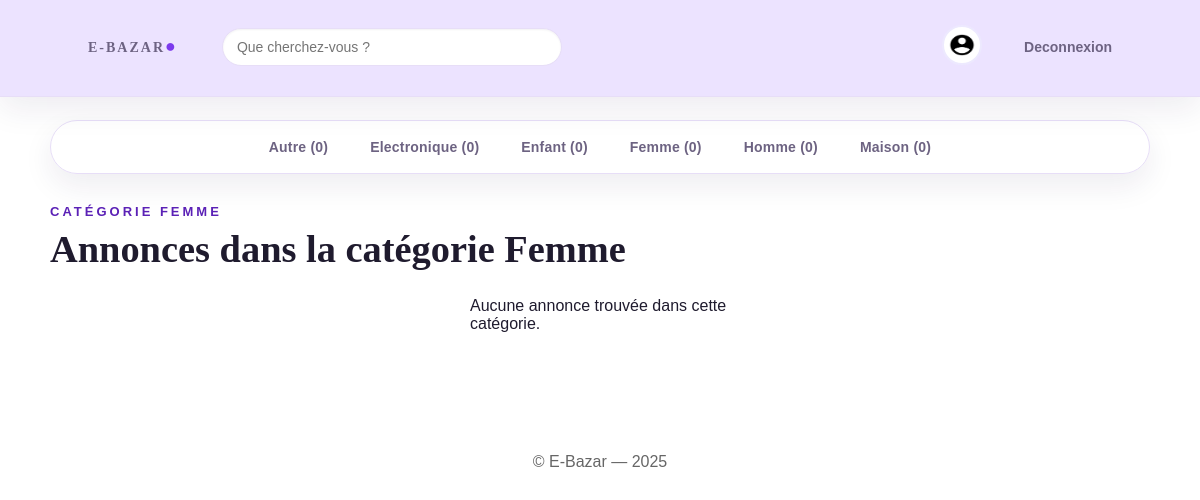
/index.php?id=2 (signed in), run on the app's committed database.
### tables this page shows
CREATE TABLE categories (
    id INT AUTO_INCREMENT PRIMARY KEY,
    nom VARCHAR(100) NOT NULL UNIQUE,
    date_creation DATETIME NOT NULL DEFAULT CURRENT_TIMESTAMP
);

### controllers/index.php (called while the page is built, shortened)
<?php
require_once '../models/annonce.php';
class index {
    private $annonceModel;
    public function __construct($pdo) {
        $this->annonceModel = new Annonce($pdo);
    }
    public function index() {
        $current_user_id = $_SESSION['id'] ?? null;
        $categorie_id = isset($_GET['id']) && is_numeric($_GET['id']) ? (int)$_GET['id'] : null;
        $page = isset($_GET['page']) && is_numeric($_GET['page']) ? max(1,(int)$_GET['page']) : 1;
        $annonces_par_page = 10;
        $annonces = $this->annonceModel->getAnnonces($current_user_id, $categorie_id, $page, $annonces_par_page);
        $categories_nav = $this->annonceModel->getCategories($current_user_id);
        $titre_section = "Les dernières annonces mises en ligne";
        $sous_titre = "Nouveautés";
        if ($categorie_id) {
            $nom_categorie = $this->annonceModel->getCategorieNom($categorie_id);
            if ($nom_categorie) {
                $titre_section = "Annonces dans la catégorie " . $nom_categorie;
                $sous_titre = "Catégorie " . $nom_categorie;
            }
        }
        require_once '../views/index.php';
    }
}

### public/index.php (called while the page is built)
<?php
require_once '../config/config.php';
require_once '../controllers/index.php';
$controller = new index($pdo);
$controller->index();

### models/annonce.php (called while the page is built, shortened)
<?php
class annonce
{
    private $pdo;
    public function __construct($pdo)
    {
        $this->pdo = $pdo;
    }
    public function getCategories($current_user_id = null) {
        $user_exclusion = $current_user_id ? " AND a.vendeur_id != {$current_user_id}" : "";
        $sql = "
            SELECT c.id, c.nom, COUNT(a.id) AS nombre_annonces
            FROM categories c
            LEFT JOIN annonces a ON a.categorie_id = c.id AND a.statut = 'EN_VENTE' {$user_exclusion}
            GROUP BY c.id, c.nom
            ORDER BY c.nom ASC
        ";
        return $this->pdo->query($sql)->fetchAll(PDO::FETCH_ASSOC);
    }
    public function getCategorieNom($categorie_id) {
        $stmt = $this->pdo->prepare("SELECT nom FROM categories WHERE id = ?");
        $stmt->execute([$categorie_id]);
        $row = $stmt->fetch(PDO::FETCH_ASSOC);
        return $row ? htmlspecialchars($row['nom']) : null;
    }
}

### views/index.php (the view, shortened to what this page needs)
<!DOCTYPE html>
<html lang="fr">
<head>
<link rel="stylesheet" href="css/accuill.css?v=99">
<link rel="stylesheet" href="css/header.css">
</head>
<body>
<header class="navbar">
    <div class="logo">
        <a href="index.php"><span>E-Bazar</span><span class="dot">●</span></a>
        <input type="text" id="barre-recherche" placeholder="Que cherchez-vous ?">
    </div>
    <div>
        <?php if (!isset($_SESSION['id'])): ?>
            <a href="connexion.php"><strong>Se connecter</strong></a>
            <a href="inscription.php" class="btn-outline">S'inscrire</a>
        <?php else: ?>
            <a href="profil.php"><button class="icon"><img src="image/comptenoir.png" alt="Compte"></button></a>
            <a href="deconnexion.php">Deconnexion</a>
        <?php endif; ?>
    </div>
</header>
<nav>
<?php foreach ($categories_nav as $cat): ?>
    <a href="?id=<?= $cat['id'] ?>"><p><?= htmlspecialchars($cat['nom']) ?> (<?= $cat['nombre_annonces'] ?>)</p></a>
<?php endforeach; ?>
</nav>
<main>
<div class="texte">
    <p><?= $sous_titre ?></p>
    <h2><?= $titre_section ?></h2>
</div>
<div class="produits">
<?php if (empty($annonces)): ?>
    <p><?= $categorie_id ? "Aucune annonce trouvée dans cette catégorie." : "Aucune annonce n'est actuellement disponible." ?></p>
<?php endif; ?>
</div>
</main>
<footer>
<p style="text-align:center; padding:20px; margin-top:40px; color:#666;">
    © E-Bazar — 2025
</p>
</footer>
</body>
</html>

### public/css/accuill.css (style rules this page uses)
:root { --bg: #ffffff; --surface: #ffffff; --surface-muted: #f6f2ff; --ink: #1f1b2e; --muted: #6d6382; --accent: #7c3aed; --accent-strong: #5b21b6; --accent-cool: #a855f7; --accent-soft: #ede9fe; --border: #e7def7; --shadow: 0 12px 30px rgba(38, 24, 76, 0.08); --shadow-strong: 0 18px 40px rgba(38, 24, 76, 0.14); --radius: 20px; --radius-lg: 28px; --radius-sm: 12px; }
* { margin: 0; padding: 0; box-sizing: border-box; }
body { font-family: "Poppins", sans-serif; color: var(--ink); background: var(--bg); min-height: 100vh; }
a { color: inherit; }
main { padding-bottom: 60px; animation: pageIn 0.6s ease both; }
nav { width: min(1100px, 92%); margin: 22px auto 10px; padding: 10px; background: rgba(255, 255, 255, 0.8); border: 1px solid var(--border); border-radius: 999px; display: flex; flex-wrap: wrap; justify-content: center; gap: 10px; box-shadow: var(--shadow); }
nav a { text-decoration: none; color: var(--muted); font-size: 14px; font-weight: 600; letter-spacing: 0.2px; padding: 8px 16px; border-radius: 999px; transition: all 0.2s ease; }
.texte { width: min(1100px, 92%); margin: 30px auto 10px; }
.texte p { color: var(--accent-strong); font-size: 13px; letter-spacing: 3px; text-transform: uppercase; font-weight: 600; }
.texte h2 { font-family: "Italiana", serif; font-size: clamp(28px, 3.2vw, 42px); font-weight: 600; margin-top: 8px; }
.produits { width: min(1100px, 92%); margin: 26px auto 0; display: grid; grid-template-columns: repeat(auto-fit, minmax(220px, 260px)); justify-content: center; gap: 24px; }

### public/css/header.css (style rules this page uses)
:root { --bg: #ffffff; --surface: #ffffff; --surface-muted: #f6f2ff; --ink: #1f1b2e; --muted: #6d6382; --accent: #7c3aed; --accent-strong: #5b21b6; --accent-cool: #a855f7; --accent-soft: #ede9fe; --border: #e7def7; --shadow: 0 12px 30px rgba(38, 24, 76, 0.08); --shadow-strong: 0 18px 40px rgba(38, 24, 76, 0.14); --radius: 20px; --radius-lg: 28px; --radius-sm: 12px; }
.navbar { display: flex; justify-content: space-between; align-items: center; padding: 18px 6vw; background: #ece3ff; border-bottom: 1px solid var(--border); position: sticky; top: 0; z-index: 20; color: var(--ink); }
.logo { font-family: "Italiana", serif; font-size: 28px; font-weight: 600; letter-spacing: 2px; text-transform: uppercase; display: flex; align-items: center; gap: 8px; }
.logo a { text-decoration: none; color: var(--ink); display: inline-flex; align-items: center; gap: 8px; }
.logo .dot { color: var(--accent); font-size: 18px; }
header input, .navbar input { padding: 10px 14px; width: min(340px, 40vw); background-color: var(--surface); border-radius: 999px; border: 1px solid var(--border); margin-left: 20px; font-size: 14px; color: var(--ink); box-shadow: inset 0 1px 2px rgba(31, 27, 46, 0.06); }
.icon { background-color: transparent; border: none; margin-left: 8px; display: inline-flex; align-items: center; }
.icon img { height: 40px; width: 40px; border-radius: 50%; border: 2px solid var(--accent-soft); padding: 4px; background: #fff; }
header a, .navbar a { text-decoration: none; color: var(--muted); font-size: 14px; padding: 10px 16px; display: inline-block; border-radius: 999px; font-weight: 600; transition: all 0.2s ease; }
.navbar > div:last-child { display: flex; align-items: center; gap: 10px; flex-wrap: wrap; }

### data on the page
categories: nom "Autre", nombre_annonces "0"
categories: nom "Electronique", nombre_annonces "0"
categories: nom "Enfant", nombre_annonces "0"
categories: nom "Femme", nombre_annonces "0", nom "CATÉGORIE FEMME", nom "Annonces dans la catégorie Femme"
categories: nom "Homme", nombre_annonces "0"
categories: nom "Maison", nombre_annonces "0"
